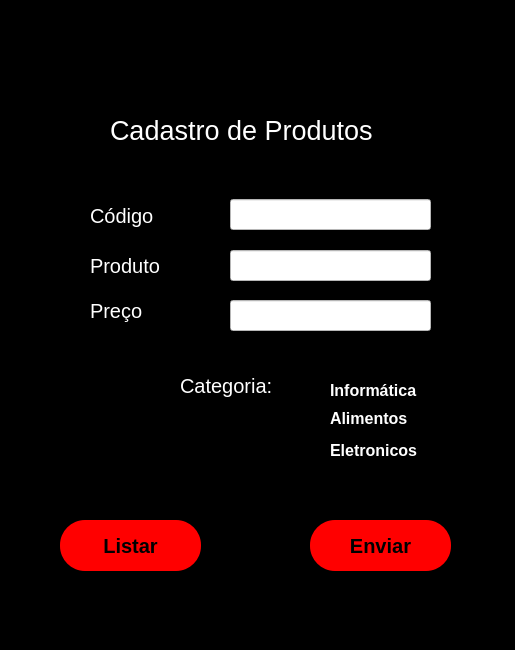
<?xml version="1.0" encoding="UTF-8"?>
<ui version="4.0">
 <class>MainWindow</class>
 <widget class="QMainWindow" name="MainWindow">
  <property name="geometry">
   <rect>
    <x>0</x>
    <y>0</y>
    <width>515</width>
    <height>650</height>
   </rect>
  </property>
  <property name="windowTitle">
   <string>Formulário</string>
  </property>
  <property name="styleSheet">
   <string notr="true">background-color: rgb(0, 0, 0);</string>
  </property>
  <widget class="QWidget" name="centralwidget">
   <widget class="QLabel" name="label">
    <property name="geometry">
     <rect>
      <x>110</x>
      <y>110</y>
      <width>311</width>
      <height>41</height>
     </rect>
    </property>
    <property name="font">
     <font>
      <pointsize>20</pointsize>
     </font>
    </property>
    <property name="styleSheet">
     <string notr="true">color: rgb(255, 255, 255);</string>
    </property>
    <property name="text">
     <string>Cadastro de Produtos</string>
    </property>
   </widget>
   <widget class="QLabel" name="label_2">
    <property name="geometry">
     <rect>
      <x>90</x>
      <y>200</y>
      <width>81</width>
      <height>31</height>
     </rect>
    </property>
    <property name="font">
     <font>
      <pointsize>15</pointsize>
     </font>
    </property>
    <property name="styleSheet">
     <string notr="true">color: rgb(255, 255, 255);</string>
    </property>
    <property name="text">
     <string>Código</string>
    </property>
   </widget>
   <widget class="QLabel" name="label_3">
    <property name="geometry">
     <rect>
      <x>90</x>
      <y>250</y>
      <width>111</width>
      <height>31</height>
     </rect>
    </property>
    <property name="font">
     <font>
      <pointsize>15</pointsize>
     </font>
    </property>
    <property name="styleSheet">
     <string notr="true">color: rgb(255, 255, 255);</string>
    </property>
    <property name="text">
     <string>Produto</string>
    </property>
   </widget>
   <widget class="QLabel" name="label_4">
    <property name="geometry">
     <rect>
      <x>90</x>
      <y>290</y>
      <width>81</width>
      <height>41</height>
     </rect>
    </property>
    <property name="font">
     <font>
      <pointsize>15</pointsize>
     </font>
    </property>
    <property name="styleSheet">
     <string notr="true">color: rgb(255, 255, 255);</string>
    </property>
    <property name="text">
     <string>Preço</string>
    </property>
   </widget>
   <widget class="QLineEdit" name="codigo">
    <property name="geometry">
     <rect>
      <x>230</x>
      <y>199</y>
      <width>201</width>
      <height>31</height>
     </rect>
    </property>
    <property name="font">
     <font>
      <pointsize>15</pointsize>
     </font>
    </property>
    <property name="styleSheet">
     <string notr="true">background-color: rgb(255, 255, 255);</string>
    </property>
   </widget>
   <widget class="QLineEdit" name="produto">
    <property name="geometry">
     <rect>
      <x>230</x>
      <y>250</y>
      <width>201</width>
      <height>31</height>
     </rect>
    </property>
    <property name="font">
     <font>
      <pointsize>15</pointsize>
     </font>
    </property>
    <property name="styleSheet">
     <string notr="true">background-color: rgb(255, 255, 255);</string>
    </property>
   </widget>
   <widget class="QLineEdit" name="preco">
    <property name="geometry">
     <rect>
      <x>230</x>
      <y>300</y>
      <width>201</width>
      <height>31</height>
     </rect>
    </property>
    <property name="font">
     <font>
      <pointsize>15</pointsize>
     </font>
    </property>
    <property name="styleSheet">
     <string notr="true">background-color: rgb(255, 255, 255);</string>
    </property>
    <property name="text">
     <string/>
    </property>
   </widget>
   <widget class="QRadioButton" name="informatica">
    <property name="geometry">
     <rect>
      <x>310</x>
      <y>380</y>
      <width>151</width>
      <height>21</height>
     </rect>
    </property>
    <property name="font">
     <font>
      <pointsize>12</pointsize>
      <weight>75</weight>
      <bold>true</bold>
     </font>
    </property>
    <property name="styleSheet">
     <string notr="true">color: rgb(255, 255, 255);</string>
    </property>
    <property name="text">
     <string>Informática</string>
    </property>
   </widget>
   <widget class="QRadioButton" name="alimentos">
    <property name="geometry">
     <rect>
      <x>310</x>
      <y>410</y>
      <width>131</width>
      <height>16</height>
     </rect>
    </property>
    <property name="font">
     <font>
      <pointsize>12</pointsize>
      <weight>75</weight>
      <bold>true</bold>
     </font>
    </property>
    <property name="styleSheet">
     <string notr="true">color: rgb(255, 255, 255);</string>
    </property>
    <property name="text">
     <string>Alimentos</string>
    </property>
   </widget>
   <widget class="QRadioButton" name="eletronicos">
    <property name="geometry">
     <rect>
      <x>310</x>
      <y>440</y>
      <width>141</width>
      <height>21</height>
     </rect>
    </property>
    <property name="font">
     <font>
      <pointsize>12</pointsize>
      <weight>75</weight>
      <bold>true</bold>
     </font>
    </property>
    <property name="styleSheet">
     <string notr="true">color: rgb(255, 255, 255);</string>
    </property>
    <property name="text">
     <string>Eletronicos</string>
    </property>
   </widget>
   <widget class="QLabel" name="label_5">
    <property name="geometry">
     <rect>
      <x>180</x>
      <y>370</y>
      <width>111</width>
      <height>31</height>
     </rect>
    </property>
    <property name="font">
     <font>
      <pointsize>15</pointsize>
     </font>
    </property>
    <property name="styleSheet">
     <string notr="true">color: rgb(255, 255, 255);</string>
    </property>
    <property name="text">
     <string>Categoria:</string>
    </property>
   </widget>
   <widget class="QPushButton" name="enviar">
    <property name="geometry">
     <rect>
      <x>310</x>
      <y>520</y>
      <width>141</width>
      <height>51</height>
     </rect>
    </property>
    <property name="font">
     <font>
      <pointsize>15</pointsize>
      <weight>75</weight>
      <bold>true</bold>
     </font>
    </property>
    <property name="styleSheet">
     <string notr="true">background-color: rgb(255, 0, 0);
border-radius: 25px</string>
    </property>
    <property name="text">
     <string>Enviar</string>
    </property>
   </widget>
   <widget class="QPushButton" name="listar">
    <property name="geometry">
     <rect>
      <x>60</x>
      <y>520</y>
      <width>141</width>
      <height>51</height>
     </rect>
    </property>
    <property name="font">
     <font>
      <pointsize>15</pointsize>
      <weight>75</weight>
      <bold>true</bold>
     </font>
    </property>
    <property name="styleSheet">
     <string notr="true">background-color: rgb(255, 0, 0);
border-radius: 25px</string>
    </property>
    <property name="text">
     <string>Listar</string>
    </property>
   </widget>
   <widget class="QLabel" name="logo">
    <property name="geometry">
     <rect>
      <x>200</x>
      <y>-10</y>
      <width>121</width>
      <height>121</height>
     </rect>
    </property>
    <property name="text">
     <string/>
    </property>
    <property name="textFormat">
     <enum>Qt::PlainText</enum>
    </property>
    <property name="pixmap">
     <pixmap>../../../../../../../Imagens/logo.png</pixmap>
    </property>
    <property name="scaledContents">
     <bool>true</bool>
    </property>
   </widget>
  </widget>
  <widget class="QMenuBar" name="menubar">
   <property name="geometry">
    <rect>
     <x>0</x>
     <y>0</y>
     <width>515</width>
     <height>26</height>
    </rect>
   </property>
  </widget>
  <widget class="QStatusBar" name="statusbar"/>
 </widget>
 <resources/>
 <connections/>
</ui>
